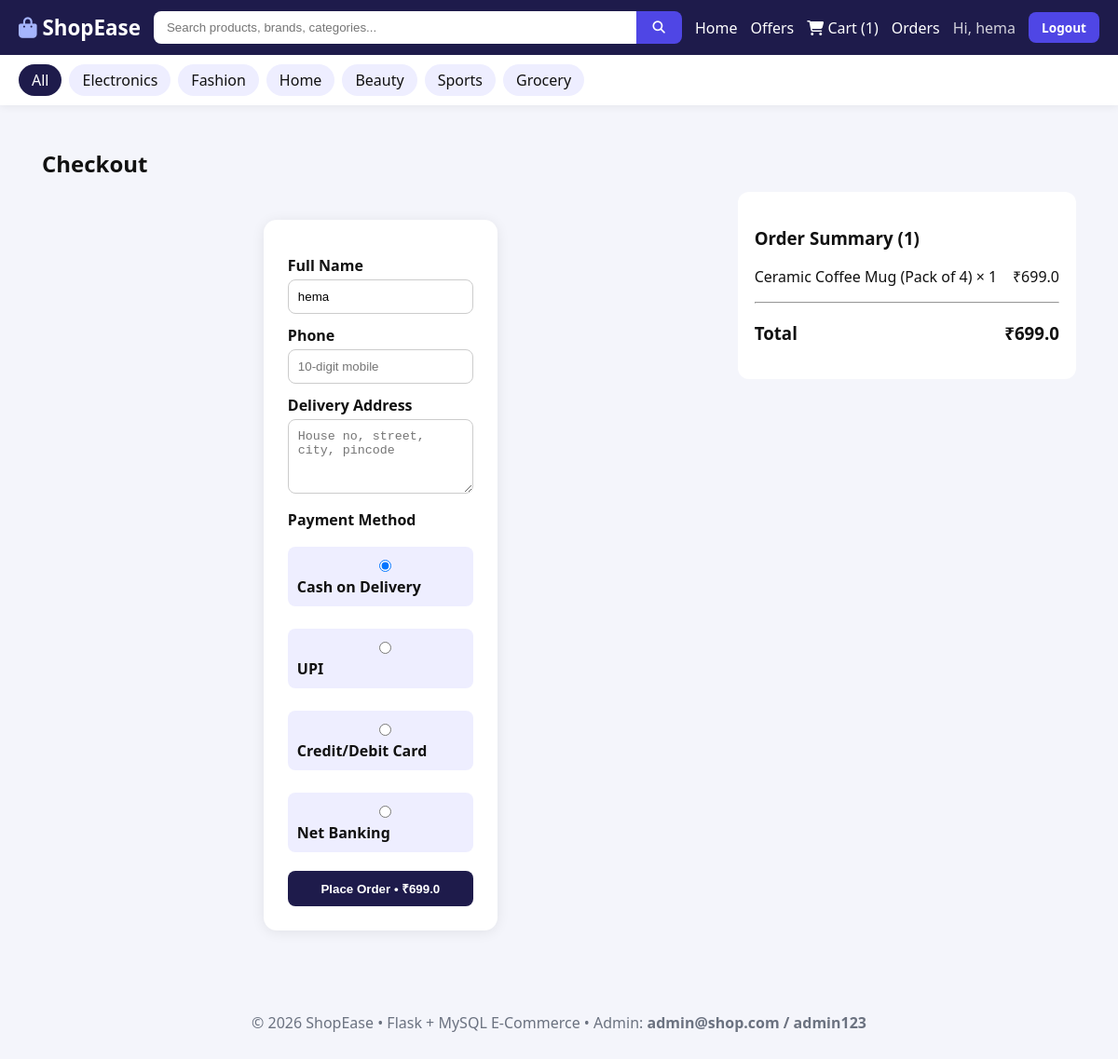
Page /checkout (signed in) on the committed database.
### tables this page shows
CREATE TABLE users(
          id INTEGER PRIMARY KEY AUTOINCREMENT,
          name TEXT NOT NULL, email TEXT UNIQUE NOT NULL,
          password_hash TEXT NOT NULL, is_admin INTEGER DEFAULT 0,
          created_at TEXT DEFAULT CURRENT_TIMESTAMP);

CREATE TABLE cart_items(
          id INTEGER PRIMARY KEY AUTOINCREMENT,
          user_id INTEGER NOT NULL, product_id INTEGER NOT NULL, qty INTEGER DEFAULT 1);

CREATE TABLE products(
          id INTEGER PRIMARY KEY AUTOINCREMENT,
          name TEXT NOT NULL, description TEXT DEFAULT '',
          price REAL NOT NULL, mrp REAL NOT NULL DEFAULT 0,
          category TEXT DEFAULT 'Electronics',
          image_url TEXT DEFAULT '', stock INTEGER DEFAULT 50,
          rating REAL DEFAULT 4.0, is_offer INTEGER DEFAULT 0,
          created_at TEXT DEFAULT CURRENT_TIMESTAMP);

### app.py (the view, shortened to what this page needs)
@app.route("/checkout", methods=["GET", "POST"])
@login_required
def checkout():
    u = current_user()
    items = fetchall("""SELECT c.qty, p.* FROM cart_items c JOIN products p
                        ON p.id=c.product_id WHERE c.user_id=?""", (u["id"],))
    if not items:
        flash("Your cart is empty.", "warn")
        return redirect(url_for("index"))
    total = sum(i["price"] * i["qty"] for i in items)
    return render_template("checkout.html", items=items, total=total, payments=PAYMENTS)

### app.py (called while the page is built)
def get_db():
    if USE_MYSQL:
        conn = mysql_conn()
        return conn
    conn = sqlite3.connect(config.SQLITE_PATH)
    conn.row_factory = sqlite3.Row
    return conn

def fetchall(query, params=()):
    db = get_db()
    try:
        if USE_MYSQL:
            cur = db.cursor(dictionary=True)
            cur.execute(qmark(query), params)
            rows = cur.fetchall()
            cur.close()
            return rows
        cur = db.execute(query, params)
        rows = cur.fetchall()
        return [dict(r) for r in rows]
    finally:
        db.close()

def fetchone(query, params=()):
    rows = fetchall(query, params)
    return rows[0] if rows else None

def current_user():
    if "user_id" not in session:
        return None
    return fetchone("SELECT * FROM users WHERE id=?", (session["user_id"],))

def login_required(f):
    @wraps(f)
    def w(*a, **kw):
        if "user_id" not in session:
            flash("Please log in first.", "warn")
            return redirect(url_for("login", next=request.path))
        return f(*a, **kw)
    return w

@app.context_processor
def inject_globals():
    u = current_user()
    cart_count = 0
    if u:
        r = fetchone("SELECT COALESCE(SUM(qty),0) c FROM cart_items WHERE user_id=?", (u["id"],))
        cart_count = r["c"] if r else 0
    return dict(user=u, cart_count=cart_count, categories=CATEGORIES)

### templates/checkout.html
{% extends "base.html" %}{% block title %}Checkout{% endblock %}{% block content %}
<h2 class="sec">Checkout</h2>
<div class="cartwrap">
<form method="post" class="auth wide">
<label>Full Name</label><input name="name" value="{{ user.name }}" required>
<label>Phone</label><input name="phone" required placeholder="10-digit mobile">
<label>Delivery Address</label><textarea name="address" required placeholder="House no, street, city, pincode"></textarea>
<label>Payment Method</label>
<div class="pays">{% for pay in payments %}<label class="pay"><input type="radio" name="payment" value="{{ pay }}" {% if loop.first %}checked{% endif %}> {{ pay }}</label>{% endfor %}</div>
<button class="btn dark full">Place Order • ₹{{ total }}</button></form>
<aside class="bill"><h3>Order Summary ({{ items|length }})</h3>{% for i in items %}<p>{{ i.name }} × {{ i.qty }} <span>₹{{ i.price*i.qty }}</span></p>{% endfor %}<hr><h3>Total <span>₹{{ total }}</span></h3></aside>
</div>{% endblock %}

### templates/base.html (shortened to what this page needs)
<!DOCTYPE html>
<html lang="en">
<head>
<link rel="stylesheet" href="{{ url_for('static', filename='css/style.css') }}">
<link rel="stylesheet" href="https://cdnjs.cloudflare.com/ajax/libs/font-awesome/6.5.0/css/all.min.css">
</head>
<body>
<header class="nav">
  <a class="logo" href="/"><i class="fa fa-bag-shopping"></i> ShopEase</a>
  <form class="search" action="/" method="get">
    <input name="q" id="searchBox" placeholder="Search products, brands, categories..." value="{{ request.args.get('q','') }}" autocomplete="off">
    <button><i class="fa fa-search"></i></button>
  </form>
  <nav class="links">
    <a href="/">Home</a>
    <a href="/?offer=1">Offers</a>
    {% if user %}
      <a href="/cart"><i class="fa fa-cart-shopping"></i> Cart ({{ cart_count }})</a>
      <a href="/orders">Orders</a>
      <span class="hi">Hi, {{ user.name.split(' ')[0] }}</span>
      <a href="/logout" class="btn small">Logout</a>
    {% else %}
      <a href="/login">Login</a>
      <a href="/register" class="btn small">Sign Up</a>
    {% endif %}
  </nav>
</header>
<div class="catbar">
  <a href="/" class="{% if not cat %}on{% endif %}">All</a>
  {% for c in categories %}<a href="/?category={{ c }}" class="{% if cat==c %}on{% endif %}">{{ c }}</a>{% endfor %}
</div>
<main>{% block content %}{% endblock %}</main>
<footer><p>© 2026 ShopEase • Flask + MySQL E-Commerce • Admin: <b>admin@shop.com / admin123</b></p></footer>
</body>
</html>

### static/css/style.css (style rules this page uses)
:root { --p:#4f46e5;--d:#1e1b4b;--bg:#f4f5fb;--card:#fff;--mut:#6b7280;--ok:#16a34a;--warn:#f59e0b;--err:#dc2626 }
* { box-sizing:border-box }
body { margin:0;font-family:'Segoe UI',Arial,sans-serif;background:var(--bg);color:#111 }
a { color:inherit;text-decoration:none }
.nav { position:sticky;top:0;z-index:10;display:flex;gap:14px;align-items:center;background:var(--d);color:#fff;padding:12px 20px }
.logo { font-size:1.4rem;font-weight:800 }
.logo i { color:#a5b4fc }
.search { flex:1;display:flex;position:relative }
.search input { flex:1;padding:10px 14px;border-radius:8px 0 0 8px;border:0;outline:0 }
.search button { background:var(--p);color:#fff;border:0;padding:0 18px;border-radius:0 8px 8px 0;cursor:pointer }
.links { display:flex;gap:14px;align-items:center }
.btn { background:var(--p);color:#fff!important;padding:10px 20px;border-radius:8px;border:0;cursor:pointer;font-weight:600;display:inline-block }
.btn.dark { background:var(--d) }
.btn.small { padding:7px 14px;font-size:.85rem }
.btn.full { width:100%;text-align:center;margin-top:10px }
.hi { opacity:.8 }
.catbar { display:flex;gap:8px;overflow-x:auto;background:#fff;padding:10px 20px;box-shadow:0 2px 8px rgba(0,0,0,.06) }
.catbar a { padding:6px 14px;border-radius:20px;background:#eef;white-space:nowrap }
.catbar a.on { background:var(--d);color:#fff }
main { max-width:1150px;margin:auto;padding:20px;min-height:70vh }
.sec { margin:26px 0 14px }
.auth { max-width:420px;margin:30px auto;background:#fff;padding:26px;border-radius:14px;box-shadow:0 2px 14px rgba(0,0,0,.08) }
.auth.wide { max-width:640px }
.auth label { display:block;margin:12px 0 4px;font-weight:600 }
.auth input,.auth textarea,.auth select { width:100%;padding:10px;border:1px solid #ccc;border-radius:8px }
.auth textarea { min-height:80px }
.cartwrap { display:grid;grid-template-columns:2fr 1fr;gap:20px }
.bill { background:#fff;padding:18px;border-radius:12px;height:fit-content }
.bill p,.bill h3 { display:flex;justify-content:space-between }
.pays { display:grid;gap:8px;margin:6px 0 }
.pay { background:#eef;padding:10px;border-radius:8px;display:block }
footer { text-align:center;padding:22px;color:var(--mut) }

### rows in the picture
users: name "hema"
cart_items: name "Ceramic Coffee Mug (Pack of 4)", qty "1", i.price*i.qty "699.0"

### other values in the picture
{{ cart_count }} "1"
{{ c }} "Electronics" "Fashion" "Home" "Beauty" "Sports" "Grocery"
{{ pay }} "Cash on Delivery" "UPI" "Credit/Debit Card" "Net Banking"
{{ total }} "699.0"
{{ items|length }} "1"
